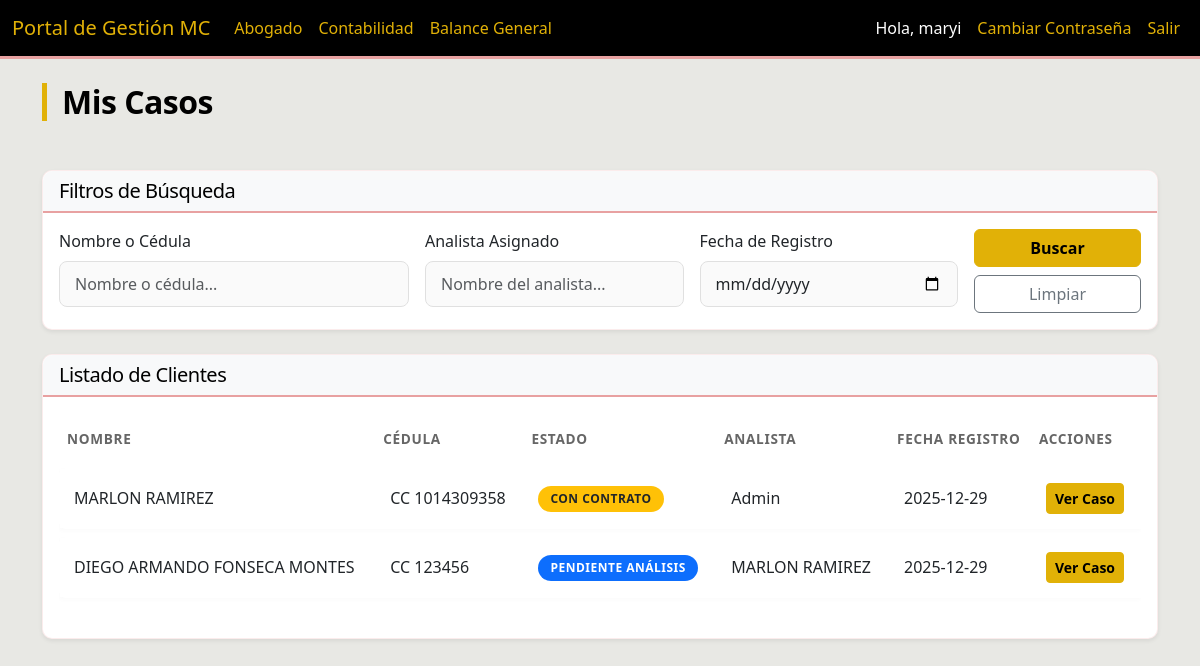
/lawyer (signed in), run on an earlier commit of the app's database.
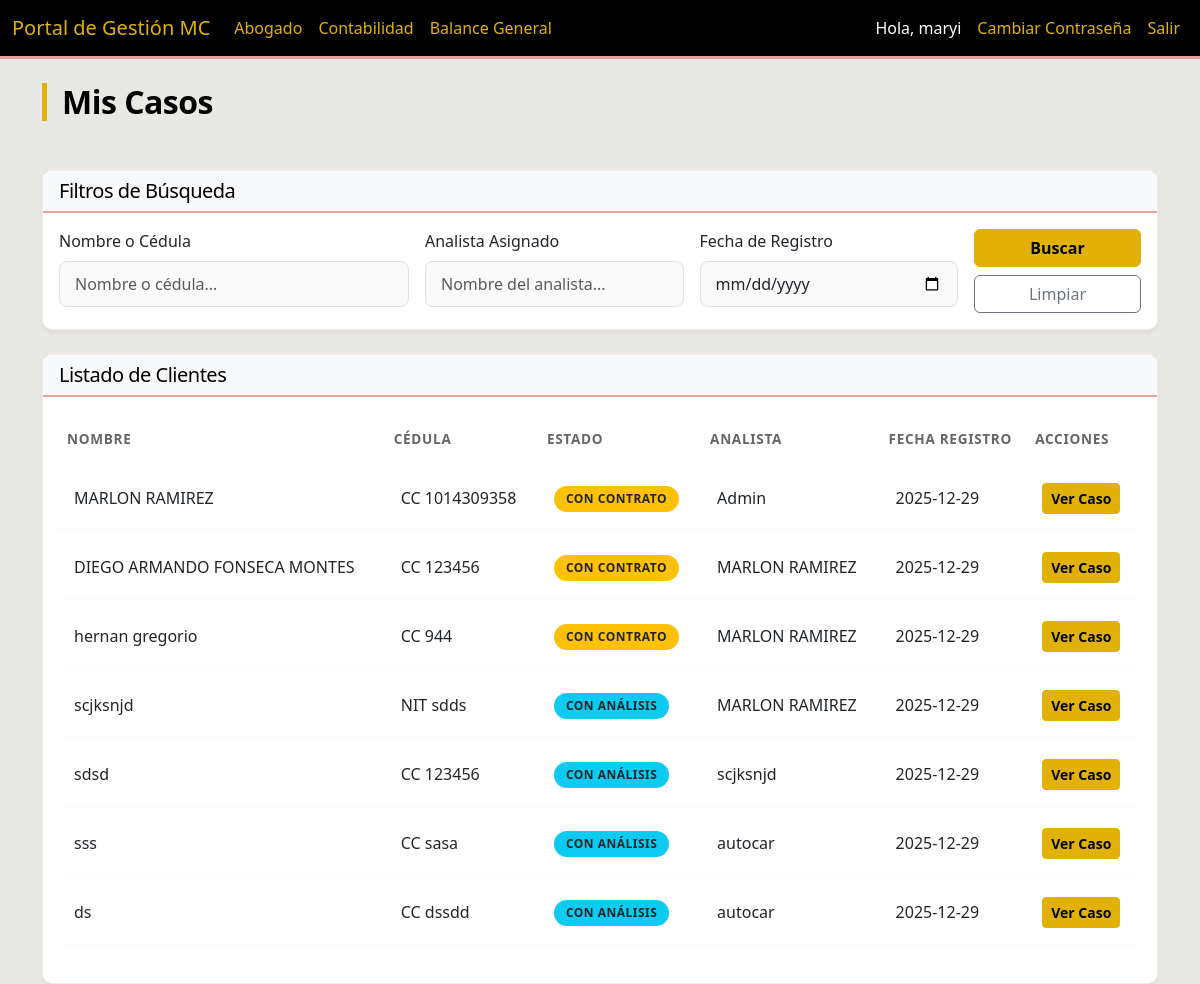
And on a later commit of the database.
### models.py (models this page shows)
class Client(db.Model):
    id = db.Column(db.Integer, primary_key=True)
    nombre = db.Column(db.String(100))
    tipo_id = db.Column(db.String(20))
    numero_id = db.Column(db.String(20))
    telefono = db.Column(db.String(20), nullable=False)
    email = db.Column(db.String(120))
    ciudad = db.Column(db.String(50))
    motivo_consulta = db.Column(db.Text)
    estado = db.Column(db.String(50), default='Nuevo') # 'Nuevo', 'Informacion_Incompleta', 'Pendiente_Analisis', 'Con_Contrato', 'Con_Analisis', 'Radicado', 'Finalizado', 'Suspendido_Pago', 'Finalizado_Exitoso', 'Cerrado_Pago'
    analista_id = db.Column(db.Integer, db.ForeignKey('user.id'))
    abogado_id = db.Column(db.Integer, db.ForeignKey('user.id'))
    created_at = db.Column(db.DateTime, default=datetime.utcnow)
    conclusion_analisis = db.Column(db.Text) # New field for analysis conclusion
    login_user_id = db.Column(db.Integer, db.ForeignKey('user.id'), nullable=True) # Link to User
    analista = db.relationship('User', foreign_keys=[analista_id], backref='clientes_registrados')
    login_user = db.relationship('User', foreign_keys=[login_user_id], backref='client_profile')

class User(UserMixin, db.Model):
    id = db.Column(db.Integer, primary_key=True)
    nombre_completo = db.Column(db.String(100), nullable=False)
    telefono = db.Column(db.String(20))
    email = db.Column(db.String(120), unique=True, nullable=False)
    rol = db.Column(db.String(20), nullable=False)  # 'Admin', 'Analista', 'Abogado', 'Aliado'
    password = db.Column(db.String(200)) # Added password for auth
    payments = db.relationship('AllyPayment', backref='ally', lazy=True)

### routes/lawyer.py (the view)
@lawyer_bp.route('/lawyer')
@login_required
def lawyer_dashboard():
    if current_user.rol not in ['Abogado', 'Admin']:
        return redirect(url_for('main.index'))
    query = Client.query.filter(
        Client.estado.in_(['Pendiente_Analisis', 'Con_Analisis', 'Con_Contrato', 'Radicado', 'Finalizado'])
    )
    nombre = request.args.get('nombre')
    analista = request.args.get('analista')
    fecha = request.args.get('fecha')
    if nombre:
        query = query.filter((Client.nombre.ilike(f'%{nombre}%')) | (Client.numero_id.ilike(f'%{nombre}%')))
    if analista:
        query = query.join(Client.analista).filter(User.nombre_completo.ilike(f'%{analista}%'))
    if fecha:
        query = query.filter(func.date(Client.created_at) == fecha)
    clients = query.all()
    return render_template('lawyer/dashboard.html', clients=clients)

### app.py (called while the page is built)
@login_manager.user_loader
def load_user(user_id):
    return User.query.get(int(user_id))

### templates/lawyer/dashboard.html (shortened to what the changed rows need)
{% extends "base.html" %}
{% block content %}
<div class="d-flex justify-content-between align-items-center mb-4">
    <h2>Mis Casos</h2>
</div>
<div class="card shadow-sm">
    <div class="card-body">
        <div class="table-responsive">
            <table class="table table-hover">
                <thead>
                    <tr>
                        <th>Nombre</th>
                        <th>Cédula</th>
                        <th>Estado</th>
                        <th>Analista</th>
                        <th>Fecha Registro</th>
                        <th>Acciones</th>
                    </tr>
                </thead>
                <tbody>
                    {% for client in clients %}
                    <tr>
                        <td>
                            {{ client.nombre }}
                        </td>
                        <td>{{ client.tipo_id }} {{ client.numero_id }}</td>
                        <td>
                            {% if client.estado == 'Pendiente_Analisis' %}
                            <span class="badge bg-primary">Pendiente Análisis</span>
                            {% elif client.estado == 'Con_Analisis' %}
                            <span class="badge bg-info text-dark">Con Análisis</span>
                            {% elif client.estado == 'Con_Contrato' %}
                            <span class="badge bg-warning text-dark">Con Contrato</span>
                            {% elif client.estado == 'Radicado' %}
                            <span class="badge bg-success">Radicado</span>
                            {% elif client.estado == 'Finalizado' %}
                            <span class="badge bg-dark">Finalizado</span>
                            {% else %}
                            <span class="badge bg-secondary">{{ client.estado }}</span>
                            {% endif %}
                        </td>
                        <td>{{ client.analista.nombre_completo if client.analista else '-' }}</td>
                        <td>{{ client.created_at.strftime('%Y-%m-%d') }}</td>
                        <td class="d-flex gap-1">
                            <a href="{{ url_for('main.client_detail', client_id=client.id) }}"
                                class="btn btn-sm btn-primary">Ver Caso</a>
                        </td>
                    </tr>
                    {% else %}
                    <tr>
                        <td colspan="6" class="text-center text-muted">No hay casos asignados.</td>
                    </tr>
                    {% endfor %}
                </tbody>
            </table>
        </div>
    </div>
</div>
{% endblock %}

What changed in the data, as far as the page shows it:
changed Client "DIEGO ARMANDO FONSECA MONTES": estado "PENDIENTE ANÁLISIS" → "CON CONTRATO"
added Client: nombre "hernan gregorio", tipo_id "CC", numero_id "944", estado "CON CONTRATO", analista "MARLON RAMIREZ", created_at "2025-12-29"
added Client: nombre "scjksnjd", tipo_id "NIT", numero_id "sdds", estado "CON ANÁLISIS", analista "MARLON RAMIREZ", created_at "2025-12-29"
added Client: nombre "sdsd", tipo_id "CC", numero_id "123456", estado "CON ANÁLISIS", analista "scjksnjd", created_at "2025-12-29"
added Client: nombre "sss", tipo_id "CC", numero_id "sasa", estado "CON ANÁLISIS", analista "autocar", created_at "2025-12-29"
added Client: nombre "ds", tipo_id "CC", numero_id "dssdd", estado "CON ANÁLISIS", analista "autocar", created_at "2025-12-29"
